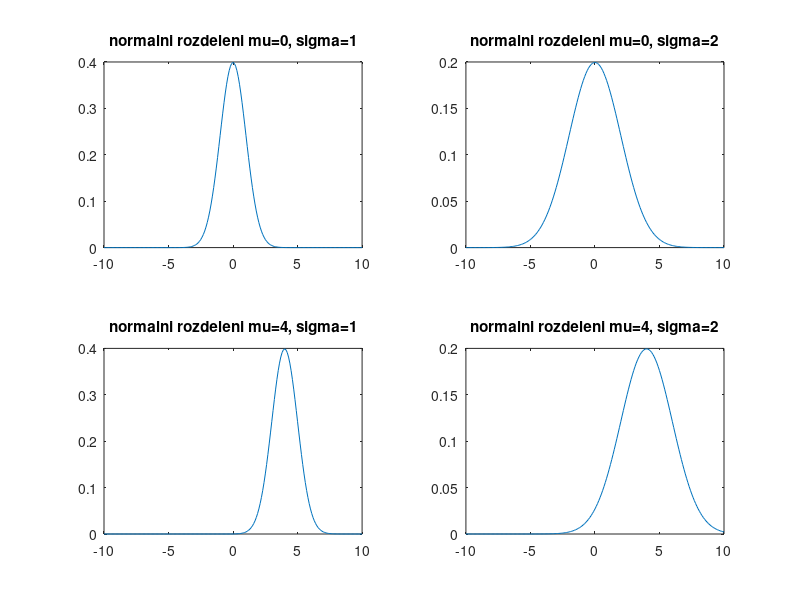

MATLAB code for this plot:
clear all
clc

%Nakreslete graf, kde budou vyneseny hustoty pravděpodobnosti 
% z normálního rozdělení s následujícími parametry:
% 0 , 1 ... střed v 0
% 0 , 4
% 4 , 1 ... střed v 4
% 4 , 4

x=-10:0.1:10; %rozsah osy x
y=normpdf(x,0,1); % norm rozdělení

figure
subplot (2,2,1)
%chci vykreslit hustotu, proto volím příkaz normpdf
y=normpdf(x,0,1);
plot(x,y)
title ('normalni rozdeleni mu=0, sigma=1')

subplot (2,2,2)
y=normpdf(x,0,2);
plot(x,y)
title ('normalni rozdeleni mu=0, sigma=2')

subplot (2,2,3)
y=normpdf(x,4,1);
plot(x,y)
title ('normalni rozdeleni mu=4, sigma=1')

subplot (2,2,4)
y=normpdf(x,4,2);
plot(x,y)
title ('normalni rozdeleni mu=4, sigma=2')